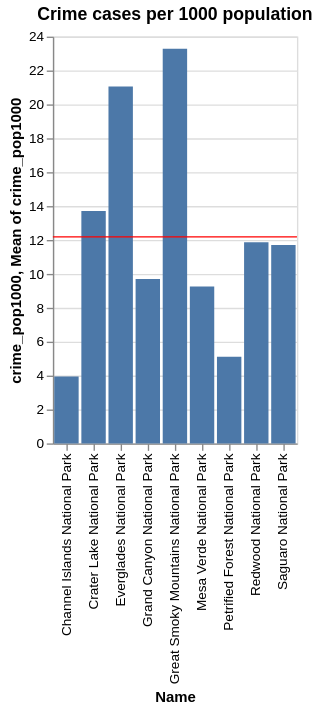

Write a Vega-Lite specification for this figure.
### Vega-Lite specification from a JSON file in a GitHub repository (floating-point values rounded to 4 significant figures)
{"config": {"view": {"continuousWidth": 400, "continuousHeight": 300}}, "layer": [{"mark": "bar", "encoding": {"x": {"type": "nominal", "field": "Name"}, "y": {"type": "quantitative", "field": "crime_pop1000"}}, "title": "Crime cases per 1000 population"}, {"mark": {"type": "rule", "color": "red"}, "encoding": {"y": {"type": "quantitative", "aggregate": "mean", "field": "crime_pop1000"}}}], "data": {"name": "data-d5df16c32e16dd92701447de07f85ea8"}, "$schema": "https://vega.github.io/schema/vega-lite/v4.8.1.json", "datasets": {"data-d5df16c32e16dd92701447de07f85ea8": [{"Name": "Channel Islands National Park", "median_household_income": 87130.0, "parking": 2468, "restaurant": 938, "tickets": "No", "max_temperature": 67.4, "min_temperature": 51.94, "Precipitation": 0.4549, "Wind_Speed": 13.45, "crime_pop1000": 3.952, "tickets_label": 0, "label": 1}, {"Name": "Crater Lake National Park", "median_household_income": 45010.0, "parking": 237, "restaurant": 55, "tickets": "Yes", "max_temperature": 47.46, "min_temperature": 38.24, "Precipitation": 1.02, "Wind_Speed": 15.25, "crime_pop1000": 13.72, "tickets_label": 1, "label": 0}, {"Name": "Everglades National Park", "median_household_income": 61930.0, "parking": 6582, "restaurant": 1808, "tickets": "Yes", "max_temperature": 79.58, "min_temperature": 64.71, "Precipitation": 0.8205, "Wind_Speed": 13.18, "crime_pop1000": 21.05, "tickets_label": 1, "label": 2}, {"Name": "Grand Canyon National Park", "median_household_income": 51070.0, "parking": 1102, "restaurant": 341, "tickets": "Yes", "max_temperature": 67.8, "min_temperature": 46.0, "Precipitation": 0.1283, "Wind_Speed": 11.54, "crime_pop1000": 9.703, "tickets_label": 1, "label": 0}, {"Name": "Petrified Forest National Park", "median_household_income": 36470.0, "parking": 457, "restaurant": 125, "tickets": "No", "max_temperature": 67.8, "min_temperature": 46.0, "Precipitation": 0.1283, "Wind_Speed": 11.54, "crime_pop1000": 5.108, "tickets_label": 0, "label": 0}, {"Name": "Great Smoky Mountains National Park", "median_household_income": 47620.0, "parking": 1035, "restaurant": 337, "tickets": "No", "max_temperature": 53.01, "min_temperature": 36.52, "Precipitation": 1.4, "Wind_Speed": 13.85, "crime_pop1000": 23.28, "tickets_label": 0, "label": 0}, {"Name": "Mesa Verde National Park", "median_household_income": 49600.0, "parking": 114, "restaurant": 31, "tickets": "Yes", "max_temperature": 39.58, "min_temperature": 17.75, "Precipitation": 0.07404, "Wind_Speed": 12.74, "crime_pop1000": 9.258, "tickets_label": 1, "label": 0}, {"Name": "Redwood National Park", "median_household_income": 47760.0, "parking": 802, "restaurant": 161, "tickets": "No", "max_temperature": 58.19, "min_temperature": 47.09, "Precipitation": 0.5271, "Wind_Speed": 14.69, "crime_pop1000": 11.87, "tickets_label": 0, "label": 0}, {"Name": "Saguaro National Park", "median_household_income": 53590.0, "parking": 13897, "restaurant": 876, "tickets": "Yes", "max_temperature": 68.07, "min_temperature": 40.52, "Precipitation": 0.09022, "Wind_Speed": 14.42, "crime_pop1000": 11.71, "tickets_label": 1, "label": 2}]}}
